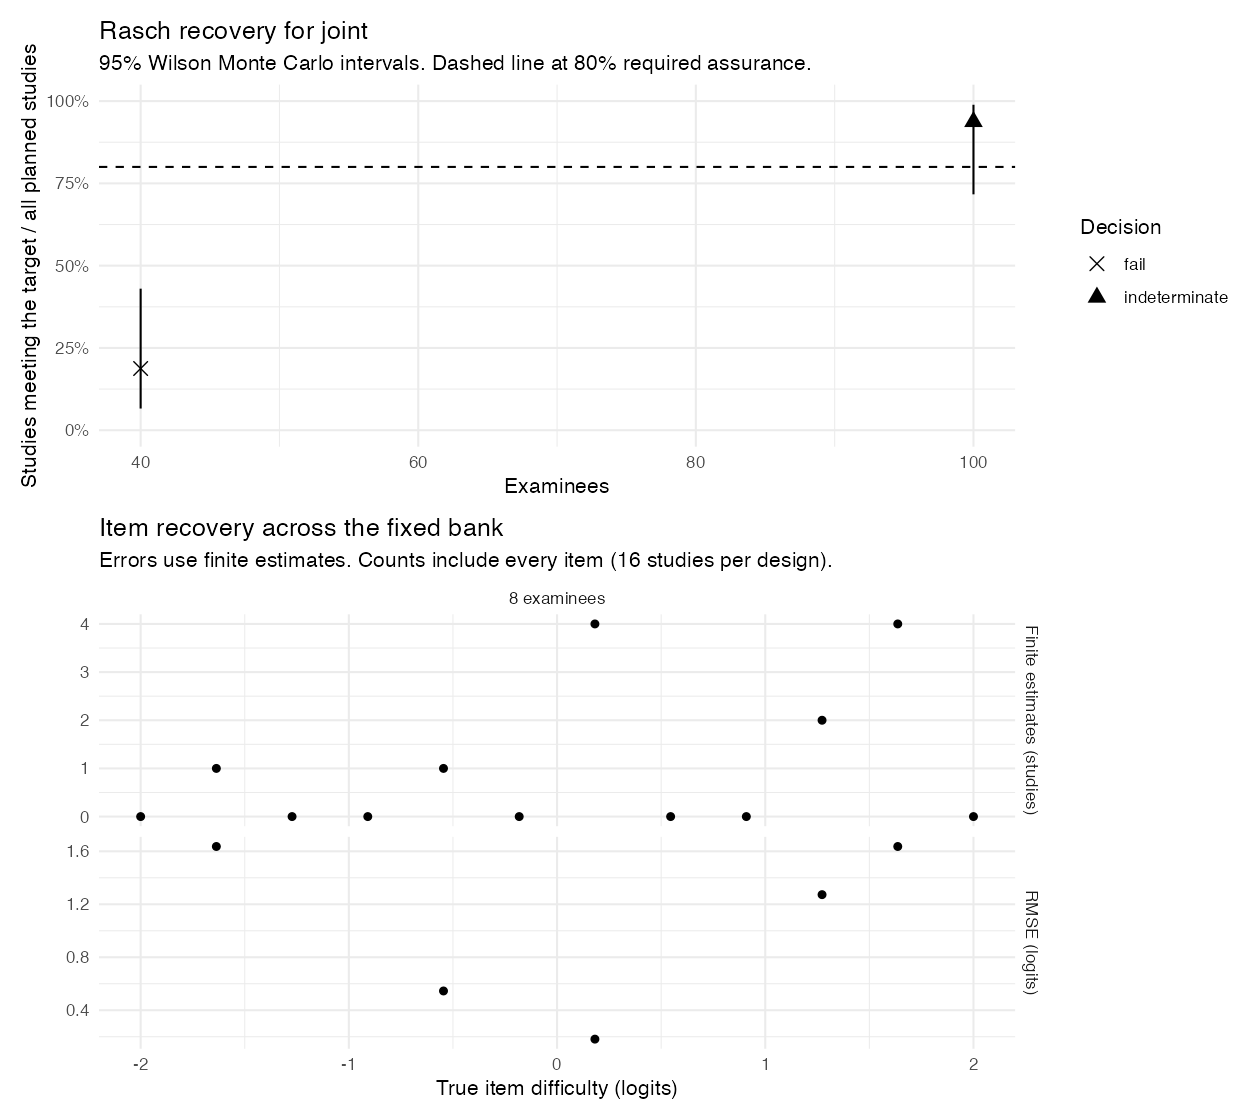

Source code (R):
library(ggplot2)
library(patchwork)
library(glmmplanr)
# Run with the glmmplanr 0.1.0 working version installed.
# Rscript validation/rasch-output-preview.R /path/to/figure.png
args <- commandArgs(trailingOnly = TRUE)
output <- if (length(args)) args[1L] else "rasch-output-preview.png"
limits <- c(difficulty = .35, difficulty_max_abs_error = .60)
fixed <- plan_rasch_fixed_bank(
  item_difficulties = c(-2, -1, -.6, -.2, .2, .6, 1, 2),
  n_subj = c(40L, 100L), person_sd = .8, max_error = limits,
  method = "fixed_item", engine = "mml", assurance = .80, nsim = 16L, seed = 417L
)
sparse <- plan_rasch_fixed_bank(
  item_difficulties = seq(-2, 2, length.out = 12L),
  n_subj = 8L, items_per_subject = 2L, item_seed = 1L,
  max_error = c(difficulty = .35), nsim = 16L, seed = 417L
)
figure <- (plot(fixed) / plot(sparse, type = "items")) +
  plot_layout(heights = c(1, 1.2))
ggsave(output, figure, width = 9, height = 8, dpi = 140, bg = "white")
